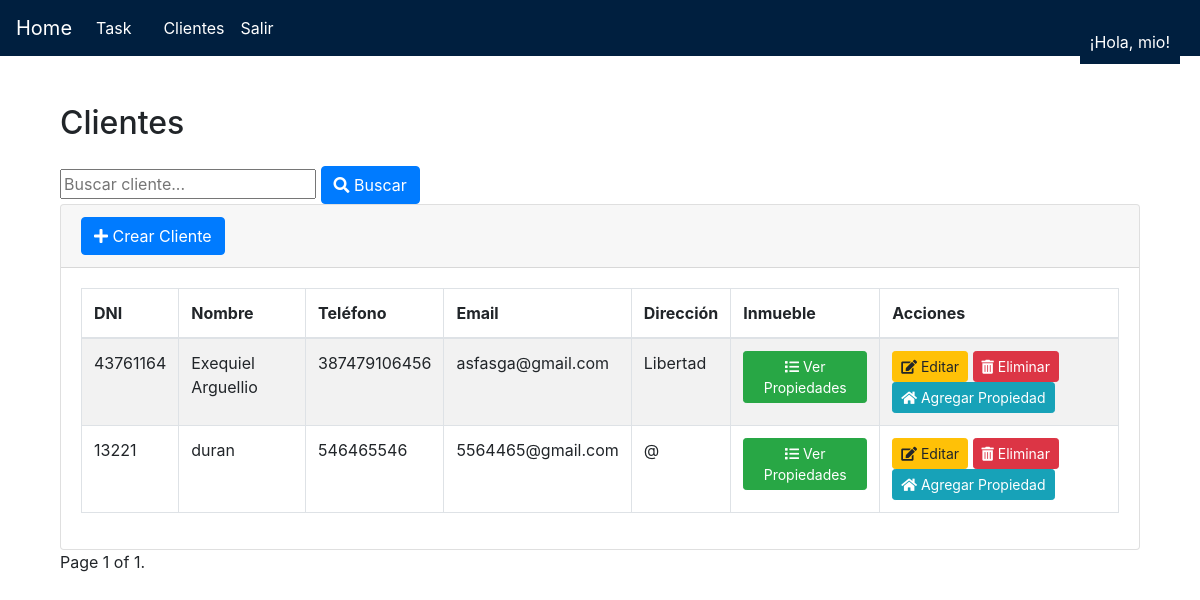
/clientes/ (signed in), run on the app's committed database.
### tasks/models.py (models this page shows)
class Cliente(models.Model):
    dni = models.CharField(max_length=50, primary_key=True)
    nombre_cliente = models.CharField(max_length=200)
    tel_cliente = models.CharField(max_length=50)
    email_cliente = models.EmailField()
    direccion_cliente = models.CharField(max_length=300)

### tasks/views.py (the view, shortened to what this page needs)
# urls.py: path('clientes/', views.cliente_list, name='cliente_list'),
def cliente_list(request):
    search_query = request.GET.get('search')
    clientes_list = Cliente.objects.all()
    paginator = Paginator(clientes_list, 2)
    page = request.GET.get('page')
    clientes = paginator.get_page(page)
    form = None
    return render(request, 'clientes.html', {'clientes': clientes, 'form': form})

### tasks/templates/clientes.html (shortened to what this page needs)
{% extends "base.html" %}
{% block content %}
<link href="https://maxcdn.bootstrapcdn.com/bootstrap/4.5.2/css/bootstrap.min.css" rel="stylesheet">
<link rel="stylesheet" href="https://cdnjs.cloudflare.com/ajax/libs/font-awesome/5.15.3/css/all.min.css">
<div class="container mt-5">
    <div class="row">
        <div class="col-md-12">
            <h2 class="mb-4">Clientes</h2>
            <form method="get" action="{% url 'cliente_list' %}">
                <input type="text" name="search" placeholder="Buscar cliente...">
                <button type="submit" class="btn btn-primary"><i class="fas fa-search"></i> Buscar</button>
            </form>
            <div class="card">
                <div class="card-header">
                    <a href="{% url 'cliente_create' %}" class="btn btn-primary"><i class="fas fa-plus"></i> Crear Cliente</a>
                </div>
                <div class="card-body">
                    <table class="table table-striped table-bordered">
                        <thead>
                            <tr>
                                <th>DNI</th>
                                <th>Nombre</th>
                                <th>Teléfono</th>
                                <th>Email</th>
                                <th>Dirección</th>
                                <th>Inmueble</th>
                                <th>Acciones</th>
                            </tr>
                        </thead>
                        <tbody>
                            {% for cliente in clientes %}
                            <tr>
                                <td>{{ cliente.dni }}</td>
                                <td>{{ cliente.nombre_cliente }}</td>
                                <td>{{ cliente.tel_cliente }}</td>
                                <td>{{ cliente.email_cliente }}</td>
                                <td>{{ cliente.direccion_cliente }}</td>
                                <td>
                                    {% if cliente.propiedades_set.exists %}
                                    <a href="{% url 'propiedades_list_by_dni' cliente.dni %}" class="btn btn-sm btn-success"><i class="fas fa-list"></i> Ver Propiedades</a>
                                    {% else %}
                                        No tiene inmueble
                                    {% endif %}
                                </td>
                                <td>
                                    <a href="{% url 'cliente_update' cliente.dni %}" class="btn btn-sm btn-warning"><i class="fas fa-edit"></i> Editar</a>
                                    <a href="{% url 'cliente_delete' cliente.dni %}" class="btn btn-sm btn-danger" onclick="return confirmDelete()"><i class="fas fa-trash-alt"></i> Eliminar</a>
                                    <a href="{% url 'propiedades_list_by_dni' cliente.dni %}" class="btn btn-sm btn-info"><i class="fas fa-home"></i> Agregar Propiedad</a>
                                </td>
                            </tr>
                            {% endfor %}
                        </tbody>
                    </table>
                </div>
            </div>
            <div class="pagination">
                <span class="step-links">
                    <span class="current-page">
                        Page {{ clientes.number }} of {{ clientes.paginator.num_pages }}.
                    </span>
                </span>
            </div>
        </div>
    </div>
</div>
{% endblock %}

### tasks/templates/base.html (style rules this page uses)
body { background-color: #fff; color: #001f3f; }

### data on the page
Cliente: dni "43761164", nombre_cliente "Exequiel Arguellio", tel_cliente "387479106456", email_cliente "asfasga@gmail.com", direccion_cliente "Libertad", shows "Ver Propiedades"
Cliente: dni "13221", nombre_cliente "duran", tel_cliente "546465546", email_cliente "5564465@gmail.com", direccion_cliente "@", shows "Ver Propiedades"

### other printed values
{{ clientes.number }} "1"
{{ clientes.paginator.num_pages }} "1"
